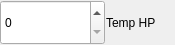
<?xml version="1.0" encoding="UTF-8"?>
<ui version="4.0">
 <class>TempHPWidget</class>
 <widget class="QWidget" name="TempHPWidget">
  <property name="geometry">
   <rect>
    <x>0</x>
    <y>0</y>
    <width>175</width>
    <height>45</height>
   </rect>
  </property>
  <property name="minimumSize">
   <size>
    <width>175</width>
    <height>45</height>
   </size>
  </property>
  <property name="maximumSize">
   <size>
    <width>175</width>
    <height>45</height>
   </size>
  </property>
  <property name="windowTitle">
   <string>Form</string>
  </property>
  <widget class="QSpinBox" name="spinBox">
   <property name="geometry">
    <rect>
     <x>0</x>
     <y>0</y>
     <width>105</width>
     <height>45</height>
    </rect>
   </property>
   <property name="minimumSize">
    <size>
     <width>105</width>
     <height>45</height>
    </size>
   </property>
   <property name="maximumSize">
    <size>
     <width>105</width>
     <height>45</height>
    </size>
   </property>
   <property name="maximum">
    <number>9999</number>
   </property>
  </widget>
  <widget class="QLabel" name="label">
   <property name="geometry">
    <rect>
     <x>106</x>
     <y>2</y>
     <width>71</width>
     <height>41</height>
    </rect>
   </property>
   <property name="text">
    <string>Temp HP</string>
   </property>
  </widget>
 </widget>
 <resources/>
 <connections/>
</ui>
